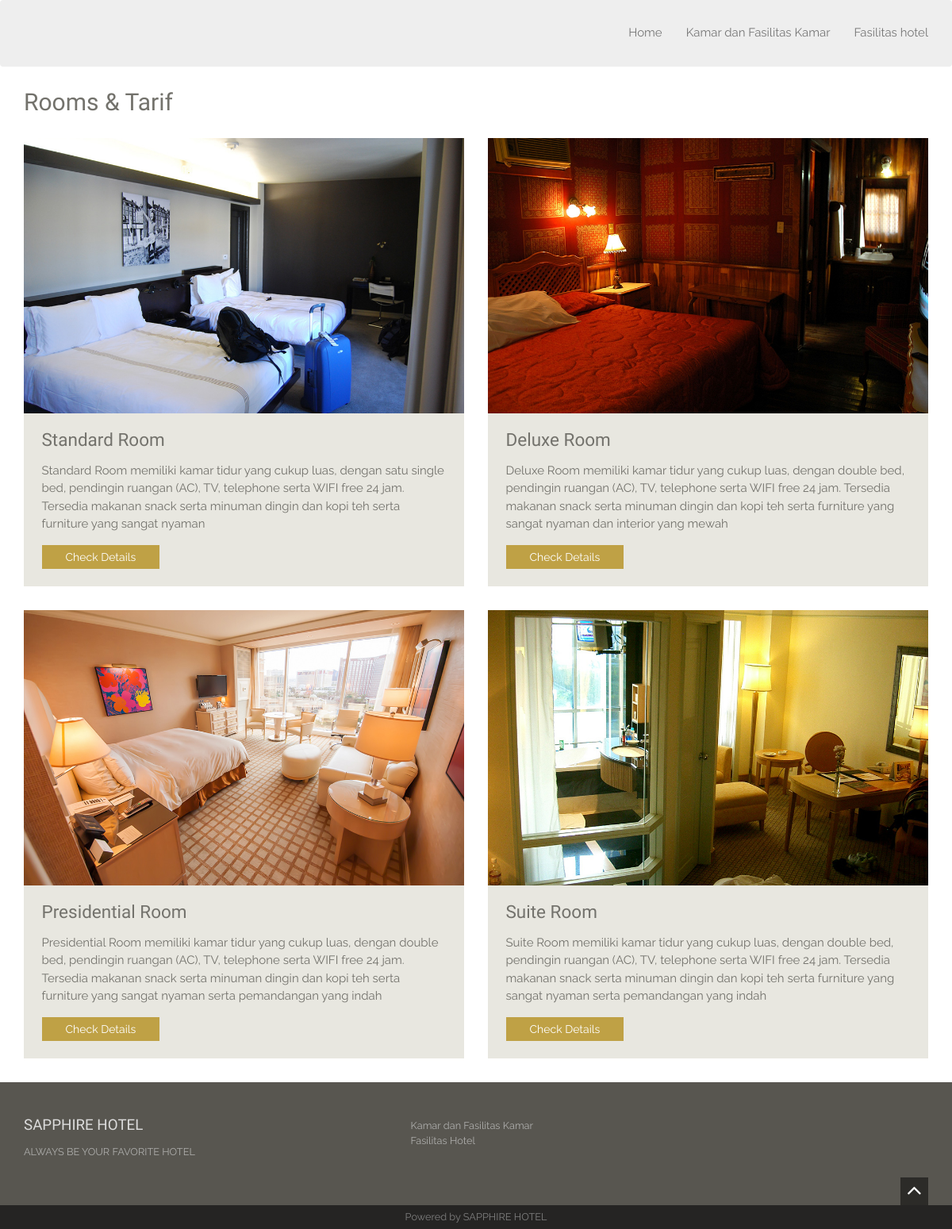
The app's page /rooms-tarif.php with its own data.
### tables this page shows
CREATE TABLE `kamar` (
  `id_kamar` int(11) NOT NULL,
  `penjelasan` text NOT NULL,
  `jenis_kamar` varchar(50) NOT NULL,
  `stok_kamar` int(20) NOT NULL,
  `tarif` int(100) NOT NULL,
  `gambar` text NOT NULL
);

### rooms-tarif.php (the view)
<?php include 'header.php'; ?>
<div class="container">
  <h2>Rooms & Tarif</h2>
  <div class="row">
    <?php
    require 'db.php';
    $sql = mysqli_query($connection, "select * from kamar WHERE jenis_kamar='Standard Room'");
    while ($data = mysqli_fetch_array($sql)) {
    ?>
      <div class="col-sm-6 wowload fadeInUp">
        <div class="rooms">
          <div class="rooms"><img src="images/photos/<?php echo $data['gambar']; ?>" class="img-responsive">
            <div class="info">
              <h3><?php echo $data['jenis_kamar']; ?></h3>
              <p><?php echo $data['penjelasan']; ?></p><a href="standard-room.php" class="btn btn-default">Check Details</a>
            </div>
          </div>
        </div>
      </div>
    <?php } ?>
    <?php
    require 'db.php';
    $sql = mysqli_query($connection, "select * from kamar WHERE jenis_kamar='Deluxe Room'");
    while ($data = mysqli_fetch_array($sql)) {
    ?>
      <div class="col-sm-6 wowload fadeInUp">
        <div class="rooms">
          <div class="rooms"><img src="images/photos/<?php echo $data['gambar']; ?>" class="img-responsive">
            <div class="info">
              <h3><?php echo $data['jenis_kamar']; ?></h3>
              <p><?php echo $data['penjelasan']; ?></p><a href="deluxe-room.php" class="btn btn-default">Check Details</a>
            </div>
          </div>
        </div>
      </div>
    <?php } ?>
    <?php
    require 'db.php';
    $sql = mysqli_query($connection, "select * from kamar WHERE jenis_kamar='Presidential Room'");
    while ($data = mysqli_fetch_array($sql)) {
    ?>
      <div class="col-sm-6 wowload fadeInUp">
        <div class="rooms">
          <div class="rooms"><img src="images/photos/<?php echo $data['gambar']; ?>" class="img-responsive">
            <div class="info">
              <h3><?php echo $data['jenis_kamar']; ?></h3>
              <p><?php echo $data['penjelasan']; ?></p><a href="presidential-room.php" class="btn btn-default">Check Details</a>
            </div>
          </div>
        </div>
      </div>
    <?php } ?>
    <?php
    require 'db.php';
    $sql = mysqli_query($connection, "select * from kamar WHERE jenis_kamar='Suite Room'");
    while ($data = mysqli_fetch_array($sql)) {
    ?>
      <div class="col-sm-6 wowload fadeInUp">
        <div class="rooms">
          <div class="rooms"><img src="images/photos/<?php echo $data['gambar']; ?>" class="img-responsive">
            <div class="info">
              <h3><?php echo $data['jenis_kamar']; ?></h3>
              <p><?php echo $data['penjelasan']; ?></p><a href="suite-room.php" class="btn btn-default">Check Details</a>
            </div>
          </div>
        </div>
      </div>
    <?php } ?>
  </div>
</div>
<?php include 'footer.php'; ?>

### header.php (shortened to what this page needs)
<!DOCTYPE html>
<html lang="en">
<head>
  <link href="//maxcdn.bootstrapcdn.com/font-awesome/4.2.0/css/font-awesome.min.css" rel="stylesheet">
  <link rel="stylesheet" href="assets/bootstrap/css/bootstrap.min.css" />
  <link type="text/css" rel="stylesheet" href="assets/uniform/css/uniform.default.min.css" />
  <link rel="stylesheet" href="assets/wow/animate.css" />
  <link rel="stylesheet" href="assets/gallery/blueimp-gallery.min.css">
  <link rel="stylesheet" href="assets/style.css">
</head>
<body id="home">
  <nav class="navbar  navbar-default" role="navigation">
    <div class="container">
      <div class="collapse navbar-collapse navbar-right" id="bs-example-navbar-collapse-1">
        <ul class="nav navbar-nav">
          <li><a href="index.php">Home </a></li>
          <li><a href="rooms-tarif.php">Kamar dan Fasilitas Kamar</a></li>
          <li><a href="fasilitas.php">Fasilitas hotel </a></li>
        </ul>
      </div>
    </div>
  </nav>

### footer.php (shortened to what this page needs)
<footer class="spacer">
    <div class="container">
        <div class="row">
            <div class="col-sm-5">
                <h4>SAPPHIRE HOTEL</h4>
                <p>ALWAYS BE YOUR FAVORITE HOTEL </p>
            </div>
            <div class="col-sm-3">
                <ul class="list-unstyled">
                    <li><a href="rooms-tarif.php">Kamar dan Fasilitas Kamar</a></li>
                    <li><a href="fasilitas.php">Fasilitas Hotel</a></li>
                </ul>
            </div>
        </div>
    </div>
</footer>
<div class="text-center copyright">Powered by SAPPHIRE HOTEL </div>
<a href="#home" class="toTop scroll"><i class="fa fa-angle-up"></i></a>
</body>
</html>

### assets/style.css (style rules this page uses)
body { background-color: #fff;font-family: 'Raleway', sans-serif;font-size: 15px;line-height: 15px; color: #73726C; }
.btn,a,a:hover { text-decoration: none;-webkit-transition: all 0.3s ease-in-out;-moz-transition: all 0.3s ease-in-out;-ms-transition: all 0.3s ease-in-out;-o-transition: all 0.3s ease-in-out;transition: all 0.3s ease-in-out;outline:0 ; }
h1,h2,h3,h4,h5,h6 { font-family:'Old Standard TT', serif;line-height: 1em;margin: 0; }
h1.title,h2 { font-size: 2em;line-height: 3em; }
h3 { font-size: 1.5em; margin-bottom: 0.70em; }
h4 { font-size: 1.25em; margin-bottom: 0.75em; }
p { margin-bottom: 1em;line-height: 1.5em; }
.btn { border:none !important;border-radius: 0;padding: 5px 30px; }
.btn-default { background:#bfa145;box-shadow: none !important;color: #fff; }
.spacer { padding:6em 0; }
.navbar { margin: 0; }
.navbar-nav { margin:0 -15px; }
.navbar-nav > li > a { font-size: 1em;line-height: 4.26em;padding: 10px 0 10px 30px; }
.navbar-default { border:none;background: #eeeeee; }
footer { background-color:#585650;color: #AEAEAC; }
footer.spacer { padding: 3em 0; }
footer h4 { color: #DCDCDC; }
footer a,footer p { line-height: 1.5em;font-size: 0.85em;color: #AEAEAC; }
.copyright { background-color: #252423;padding: 0.6em 0;font-size: 0.85em;color: #7F7F7F; }
.toTop { position: fixed;right: 1em; bottom: 1em;background:rgba(0,0,0,0.5);width: 35px; height: 35px;text-align: center;color: #fff;font-size: 2em; }
.rooms { margin-bottom: 2em; }
.rooms .info { padding: 1.5em;background-color: #E8E7E0; }

### records on screen
kamar: gambar (picture), jenis_kamar "Standard Room", penjelasan "Standard Room memiliki kamar tidur yang cukup luas, dengan satu single bed, pendingin ruangan (AC), TV, telephone serta WIFI free 24 jam. Tersedia makanan snack serta minuman dingin dan kopi teh serta furniture yang sangat nyaman"
kamar: gambar (picture), jenis_kamar "Deluxe Room", penjelasan "Deluxe Room memiliki kamar tidur yang cukup luas, dengan double bed, pendingin ruangan (AC), TV, telephone serta WIFI free 24 jam. Tersedia makanan snack serta minuman dingin dan kopi teh serta furniture yang sangat nyaman dan interior yang mewah"
kamar: gambar (picture), jenis_kamar "Presidential Room", penjelasan "Presidential Room memiliki kamar tidur yang cukup luas, dengan double bed, pendingin ruangan (AC), TV, telephone serta WIFI free 24 jam. Tersedia makanan snack serta minuman dingin dan kopi teh serta furniture yang sangat nyaman serta pemandangan yang indah"
kamar: gambar (picture), jenis_kamar "Suite Room", penjelasan "Suite Room memiliki kamar tidur yang cukup luas, dengan double bed, pendingin ruangan (AC), TV, telephone serta WIFI free 24 jam. Tersedia makanan snack serta minuman dingin dan kopi teh serta furniture yang sangat nyaman serta pemandangan yang indah"
